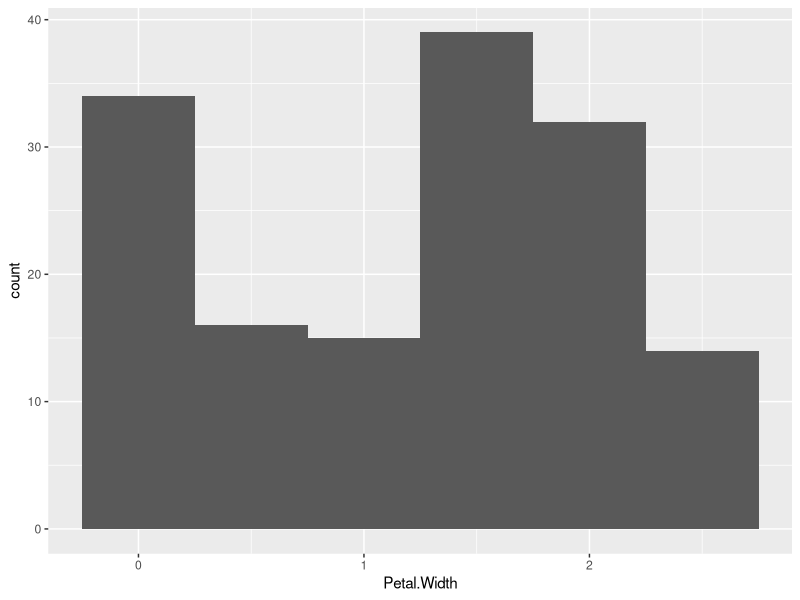

Write R code to recreate this figure.
# Tidyverse Exam – Data Manipulation in R (using `mtcars` dataset)

# tidyverse ---------------------------------------------------------------

# Use `df_mtcars` for Questions 1 - 10
library(tidyverse)
df_mtcars <- as_tibble(mtcars,
                       rownames = "model")

# 1. Filter rows where number of cylinders (`cyl`) is 6
# Write code to create a new data frame that only includes rows where `cyl == 6`.
# Assign to: `mtcars_cyl6
mtcars_cyl6 <-filter(df_mtcars, cyl==6) 

# 2. Filter rows where number of gears (`gear`) is either 3 or 5
# Use `%in%` to filter the `df_mtcars` dataset for these two `gear` values.
# Assign to: `mtcars_g35`

mtcars_g35<-filter(df_mtcars,gear%in%c(3,5))

# 3. Filter rows where miles per gallon (`mpg`) is greater than 25
# Create a subset of `df_mtcars` where `mpg > 25`.
# Assign to: `mtcars_mpg25`
mtcars_mpg25<-filter(df_mtcars,mpg > 25)

# 4. Filter rows where weight (`wt`) is less than 2.5 AND number of cylinders (`cyl`) is 4
# Combine logical conditions using `&`.
# Assign to: `mtcars_light_cyl4`filer
mtcars_light_cyl4<-filter(df_mtcars,wt<2.5&cyl==4)

# 5. Sort `df_mtcars` by horsepower (`hp`) in ascending order
# Use `arrange()` to sort the data.
# Assign to: `mtcars_hp`
mtcars_hp<-arrange(df_mtcars,hp)
# 6. Sort `df_mtcars` by quarter mile time (`qsec`) in descending order
# Use `desc()` inside `arrange()`.
# Assign to: `mtcars_qsec`s
mtcars_qsec<-arrange(df_mtcars,desc(qsec))
# 7. Exclude the `drat` column
# Use `select()` with `-` (minus sign) to remove the column.
# Assign to: `mtcars_no_drat`
mtcars_no_drat<-select(df_mtcars, - drat)
# 8. Add a new column `ptw` that equals the ratio of horsepower (`hp`) to weight (`wt`) (`hp / wt`)
# Use `mutate()` to add the new column.
# Assign to: `mtcars_with_ptw`
mtcars_with_ptw<- df_mtcars %>% mutate(ptw=hp/wt)
# 9. Identify the car `model` with the highest `ptw` among cars with six cylinders (`cyl == 6`).
# Hint: Use `mtcars_with_ptw` and a chain of `filter()` and `arrange()` with `%>%`.
# Write the car model here: YOUR ANSWER
mtcars_with_ptw %>% arrange(desc(ptw)) %>% filter(cyl==6)
# 10. Group by number of gears (`gear`) and summarize minimum & maximum values of `mpg`
# Use `group_by()` and `summarize()` to calculate minimum & maximum values of `mpg` within each group.
# Minimum and maximum values of each group should be represented as separate columns.
# Function `min()` returns the minimum value in a vector.
# Function `max()` returns the maximum value in a vector.
# Assign to: `mtcars_mpg_by_gear`

mtcars_mpg_by_gear<-df_mtcars %>% group_by(gear) %>% summarize(min_mpg=min(mpg), max_mpg=max(mpg))

# ggplot ------------------------------------------------------------------

# Visualization in R (using `iris` dataset)

## before you begin with the following questions, type the following code to check column names in the dataframe
colnames(iris) # output from this code is the column names that can be used in figures

# 11. Simple scatter plot of `Sepal.Length` vs `Sepal.Width` using `ggplot()`
# Assign to: `g_scat`
# Create a scatter plot with `Sepal.Width` on the x-axis and `Sepal.Length` on the y-axis.
g_scat<-iris %>% ggplot(aes(x=Sepal.Width, y=Sepal.Length))+geom_point()

# 12. Scatter plot with points colored by `Species`
# Assign to: `g_scat_col`
# Create a scatter plot with `Petal.Width` on the x-axis and `Petal.Length` on the y-axis,
# coloring points by `Species`.

g_scat_col<-iris %>% ggplot(aes(x=Petal.Width, y=Petal.Length, color=Species))+ geom_point()

# 13. Histogram of `Petal.Width` with `binwidth = 0.5`
# Assign to: `g_hist`
# Create a histogram of `Petal.Width` with `binwidth` set to 0.5.

iris %>% ggplot(aes(x=Petal.Width))+geom_histogram(binwidth=0.5)

# Visualization in R (using `PlantGrowth` dataset)

## before you begin with the following questions, type the following code to check column names in the dataframe
colnames(PlantGrowth) # output from this code is the column names that can be used in figures

# 14. Boxplot of `weight` grouped and filled by `group`
# Assign to: `g_bplot1`
# Create a boxplot of `weight` by `group`, filling boxes by `group`.
g_bplot1<-PlantGrowth %>% ggplot(aes(x=group,y=weight,fill=group))+geom_boxplot()

# 15. Boxplot + scatter plot of `weight` by `group`
# Assign to: `g_bplot2`
# Create a boxplot of `weight` by `group`, then overlay points showing individual observations.
g_bplot2<-PlantGrowth %>% ggplot(aes(x=group,y=weight,fill=group))+geom_boxplot()+geom_point()
##same outout
g_bplot2<-g_bplot1+geom_point()
